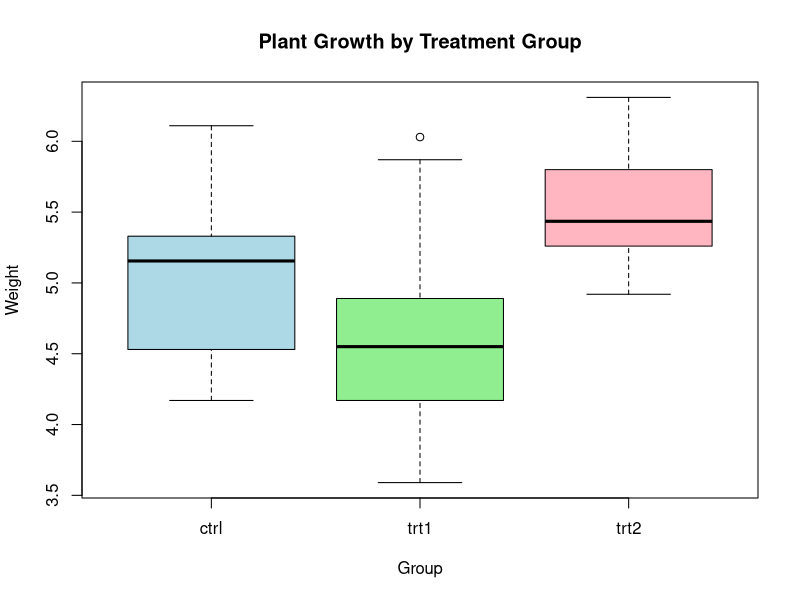

R code for this plot:
## ---- chunk 1
head(PlantGrowth)
## ---- chunk 2
str(PlantGrowth)
## ---- chunk 3
mean(subset(PlantGrowth, group == "ctrl")$weight)
## ---- chunk 4
mean(subset(PlantGrowth, group == "trt1")$weight)
## ---- chunk 5
mean(subset(PlantGrowth, group == "trt2")$weight)
## ---- chunk 6
median(subset(PlantGrowth, group == "ctrl")$weight)
## ---- chunk 7
median(subset(PlantGrowth, group == "trt1")$weight)
## ---- chunk 8
median(subset(PlantGrowth, group == "trt2")$weight)
## ---- chunk 9
boxplot(weight ~ group, data = PlantGrowth,
        main = "Plant Growth by Treatment Group",
        xlab = "Group",
        ylab = "Weight",
        col = c("lightblue", "lightgreen", "lightpink"))
## ---- chunk 10
sessionInfo()
